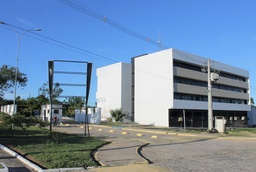
#> input picture img/ci.jpeg, 256 x 172 px, shrunk from 748 x 503 before the run, given in place of ci.png, which was not available
$ python mediana.py
#> lines starting #> are read from the running program, lines starting #| are printed output that depends on the picture
from PIL import Image
import numpy as np
from matplotlib import pyplot as plt
import cv2

def imagemArray(imagem):  # Transforma a imagem em array
    return np.asarray(imagem)

def exibe(imagem_resultante,title): #Definida uma função para exibição das imagens resultantes
  plt.title(title) #Coloca título na imagem
  plt.imshow(imagem_resultante) #Usado comando plt.imshow para transformar matriz ou array em imagem
  plt.show() #Plota a imagem

#m_med, n_med, mask_media
def lermascara():
    with open("sobel.txt", "r") as f:
        # Ler as dimensões da máscara
        rows = int(f.readline().strip())
        cols = int(f.readline().strip())

        # Ler os valores da máscara
        mascara = []
        for i in range(rows):
            linha = [float(x) for x in f.readline().strip().split()]
            mascara.append(linha)

        #print(rows, cols)
        #print(mascara)
        mascara_np = np.array(mascara)
    return mascara_np

def correlacao(img, dimensaofiltromediana):
    imagemresultante = np.zeros_like(img)
    # Obter a altura, largura e o RGB (var não utilizada) da imagem
    imageheight, imagewidth, _ = img.shape
    # Obter a altura e largura da máscara
    maskheight, maskwidth = dimensaofiltromediana, dimensaofiltromediana


    for h in range(imageheight):
        # Definir o início da coluna e o fim da coluna da submatriz
        coluna_inicio = h
        coluna_fim = coluna_inicio + maskheight

        # Verificar se o índice é inválido e ajustá-lo
        if coluna_fim >= imageheight:
            coluna_fim = imageheight
            coluna_inicio = coluna_fim - maskheight

        if coluna_inicio < 0:
            coluna_inicio = 0
            coluna_fim = coluna_inicio + maskheight

        # Definir o início da linha e o fim da linha da submatriz
        for w in range(imagewidth):
            linha_inicio = w
            linha_fim = linha_inicio + maskwidth

            # Check invalid indexes
            if linha_fim >= imagewidth:
                linha_fim = imagewidth
                linha_inicio = linha_fim - maskwidth

            if linha_inicio < 0:
                linha_inicio = 0
                linha_fim = linha_inicio + maskwidth

            # Obter a submatriz para cada canal de cor
            for c in range(img.shape[2]):
                submatrix = img[coluna_inicio:coluna_fim, linha_inicio:linha_fim, c]
                # get the median value of the submatrix
                imagemresultante[h, w, c] = np.median(submatrix)


    return imagemresultante

dimensaofiltromediana = 5

imagemOriginal = Image.open('ci.png')
#> imagemOriginal is the input picture: PIL image 256x172 RGB; mean R, G, B 114.3, 138.8, 167.6
arrayOriginal = imagemArray(imagemOriginal)
larguraOriginal, alturaOriginal = imagemOriginal.size
#> larguraOriginal = 256; alturaOriginal = 172

imagemResultante = correlacao(arrayOriginal, dimensaofiltromediana)
#> after the loop in correlacao, `for h in range(imageheight):`:
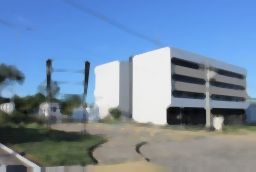
#> imagemresultante: shape (172, 256, 3); mean R, G, B 115.7, 140, 167.9
imagemResultante = imagemArray(imagemResultante)
exibe(imagemResultante, "Imagem Resultante")

$ run again, with img/Emboss_example.jpg copied over img/ci.jpeg
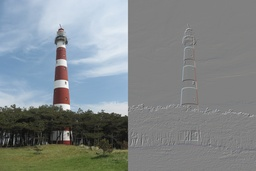
#> input picture img/Emboss_example.jpg, 256 x 171 px, shrunk from 3888 x 2592 before the run, given in place of ci.png, which was not available
#> imagemOriginal is the input picture: PIL image 256x171 RGB; mean R, G, B 129.1, 135.8, 138.1
#> after the loop in correlacao, `for h in range(imageheight):`:
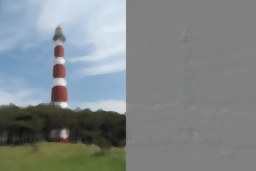
#> imagemresultante: shape (171, 256, 3); mean R, G, B 128.5, 135.1, 136.9
